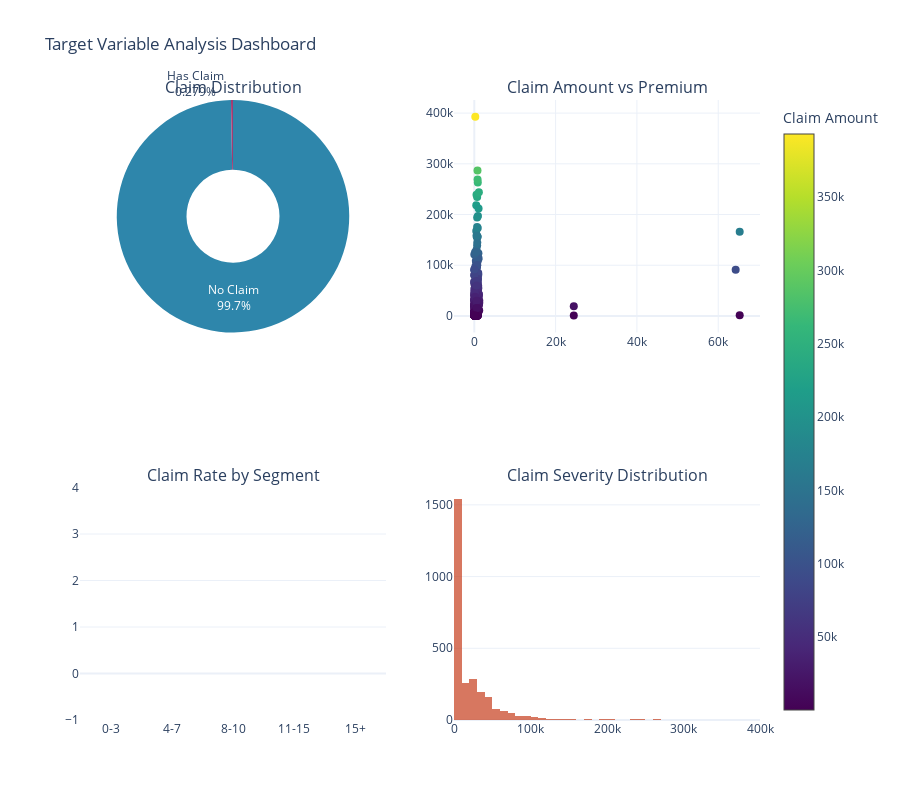

Write notebook code for a chart like this one.
### Code cell
# Cell 4: Target Variable Creation and Analysis
print("="*80)
print("🎯 TARGET VARIABLE CREATION AND ANALYSIS")
print("="*80)

# Create target variables
print("🔧 CREATING TARGET VARIABLES:")
print("-"*40)

# Claim flag
df['has_claim'] = (df['totalclaims'] > 0).astype(int)

# Log-transformed claim amount (for severity modeling)
df['log_totalclaims'] = np.log1p(df['totalclaims'])

# Claim severity (only for positive claims)
df['claim_severity'] = df['totalclaims']

# Risk flag (high claims)
claim_threshold = df['totalclaims'].quantile(0.75)
df['high_claim_risk'] = (df['totalclaims'] > claim_threshold).astype(int)

# Calculate key metrics
total_policies = len(df)
policies_with_claims = df['has_claim'].sum()
claim_rate = (policies_with_claims / total_policies) * 100
avg_claim_amount = df[df['has_claim'] == 1]['totalclaims'].mean()
avg_premium = df['totalpremium'].mean()

print(f"📊 POLICY ANALYSIS:")
print(f"   • Total policies: {total_policies:,}")
print(f"   • Policies with claims: {policies_with_claims:,} ({claim_rate:.2f}%)")
print(f"   • Average claim amount: R{avg_claim_amount:,.2f}")
print(f"   • Average premium: R{avg_premium:,.2f}")
print(f"   • Loss ratio: {(df['totalclaims'].sum() / df['totalpremium'].sum())*100:.2f}%")

# Visualize claim distribution
fig = make_subplots(
    rows=2, cols=2,
    subplot_titles=('Claim Distribution', 'Claim Amount vs Premium',
                    'Claim Rate by Segment', 'Claim Severity Distribution'),
    specs=[[{'type': 'pie'}, {'type': 'scatter'}],
           [{'type': 'bar'}, {'type': 'histogram'}]]
)

# Pie chart: Claim vs No Claim
claim_counts = df['has_claim'].value_counts()
fig.add_trace(
    go.Pie(
        labels=['No Claim', 'Has Claim'],
        values=claim_counts.values,
        hole=0.4,
        marker_colors=['#2E86AB', '#A23B72'],
        textinfo='percent+label',
        hoverinfo='label+percent+value'
    ),
    row=1, col=1
)

# Scatter plot: Claim Amount vs Premium
claim_data = df[df['has_claim'] == 1].sample(min(1000, len(df[df['has_claim'] == 1])))
fig.add_trace(
    go.Scatter(
        x=claim_data['totalpremium'],
        y=claim_data['totalclaims'],
        mode='markers',
        marker=dict(
            size=8,
            color=claim_data['totalclaims'],
            colorscale='Viridis',
            showscale=True,
            colorbar=dict(title="Claim Amount")
        ),
        text=claim_data['province'] if 'province' in claim_data.columns else '',
        hoverinfo='text+x+y'
    ),
    row=1, col=2
)

# Bar chart: Claim rate by vehicle age (if available)
if 'registrationyear' in df.columns:
    df['vehicle_age'] = 2015 - pd.to_numeric(df['registrationyear'], errors='coerce')
    df['vehicle_age'] = df['vehicle_age'].fillna(df['vehicle_age'].median())
    df['age_group'] = pd.cut(df['vehicle_age'], 
                            bins=[0, 3, 7, 10, 15, 30],
                            labels=['0-3', '4-7', '8-10', '11-15', '15+'])
    
    age_claim_rate = df.groupby('age_group')['has_claim'].mean() * 100
    
    fig.add_trace(
        go.Bar(
            x=age_claim_rate.index.astype(str),
            y=age_claim_rate.values,
            marker_color='#F18F01',
            text=[f'{rate:.1f}%' for rate in age_claim_rate.values],
            textposition='auto'
        ),
        row=2, col=1
    )

# Histogram: Claim severity distribution
severity_data = df[df['has_claim'] == 1]['totalclaims']
fig.add_trace(
    go.Histogram(
        x=severity_data,
        nbinsx=50,
        marker_color='#C73E1D',
        opacity=0.7,
        name='Claim Severity'
    ),
    row=2, col=2
)

fig.update_layout(
    height=800,
    title_text="Target Variable Analysis Dashboard",
    showlegend=False,
    template='plotly_white'
)

fig.show()

print("\n✅ Target variables created and analyzed!")

### Figure 1 — Plotly figure (JSON) as saved in the notebook; plotly's stock layout.template omitted (floating-point values rounded to 4 significant figures; data arrays with more than 128 entries replaced by an {"elided": "..."} marker saying what was removed)
{"data": [{"domain": {"x": [0, 0.45], "y": [0.625, 1]}, "hole": 0.4, "hoverinfo": "label+percent+value", "labels": ["No Claim", "Has Claim"], "marker": {"colors": ["#2E86AB", "#A23B72"]}, "textinfo": "percent+label", "type": "pie", "values": [997310, 2788]}, {"hoverinfo": "text+x+y", "marker": {"color": {"elided": "1000 float values"}, "colorbar": {"title": {"text": "Claim Amount"}}, "colorscale": [[0, "#440154"], [0.1111, "#482878"], [0.2222, "#3e4989"], [0.3333, "#31688e"], [0.4444, "#26828e"], [0.5556, "#1f9e89"], [0.6667, "#35b779"], [0.7778, "#6ece58"], [0.8889, "#b5de2b"], [1, "#fde725"]], "showscale": true, "size": 8}, "mode": "markers", "text": {"elided": "1000 str values"}, "type": "scatter", "x": {"elided": "1000 float values"}, "xaxis": "x", "y": {"elided": "1000 float values"}, "yaxis": "y"}, {"marker": {"color": "#F18F01"}, "text": ["nan%", "nan%", "nan%", "nan%", "nan%"], "textposition": "auto", "type": "bar", "x": ["0-3", "4-7", "8-10", "11-15", "15+"], "xaxis": "x2", "y": [NaN, NaN, NaN, NaN, NaN], "yaxis": "y2"}, {"marker": {"color": "#C73E1D"}, "name": "Claim Severity", "nbinsx": 50, "opacity": 0.7, "type": "histogram", "x": {"elided": "2788 float values"}, "xaxis": "x3", "yaxis": "y3"}], "layout": {"annotations": [{"font": {"size": 16}, "showarrow": false, "text": "Claim Distribution", "x": 0.225, "xanchor": "center", "xref": "paper", "y": 1, "yanchor": "bottom", "yref": "paper"}, {"font": {"size": 16}, "showarrow": false, "text": "Claim Amount vs Premium", "x": 0.775, "xanchor": "center", "xref": "paper", "y": 1, "yanchor": "bottom", "yref": "paper"}, {"font": {"size": 16}, "showarrow": false, "text": "Claim Rate by Segment", "x": 0.225, "xanchor": "center", "xref": "paper", "y": 0.375, "yanchor": "bottom", "yref": "paper"}, {"font": {"size": 16}, "showarrow": false, "text": "Claim Severity Distribution", "x": 0.775, "xanchor": "center", "xref": "paper", "y": 0.375, "yanchor": "bottom", "yref": "paper"}], "height": 800, "showlegend": false, "title": {"text": "Target Variable Analysis Dashboard"}, "xaxis": {"anchor": "y", "domain": [0.55, 1]}, "xaxis2": {"anchor": "y2", "domain": [0, 0.45]}, "xaxis3": {"anchor": "y3", "domain": [0.55, 1]}, "yaxis": {"anchor": "x", "domain": [0.625, 1]}, "yaxis2": {"anchor": "x2", "domain": [0, 0.375]}, "yaxis3": {"anchor": "x3", "domain": [0, 0.375]}}}
